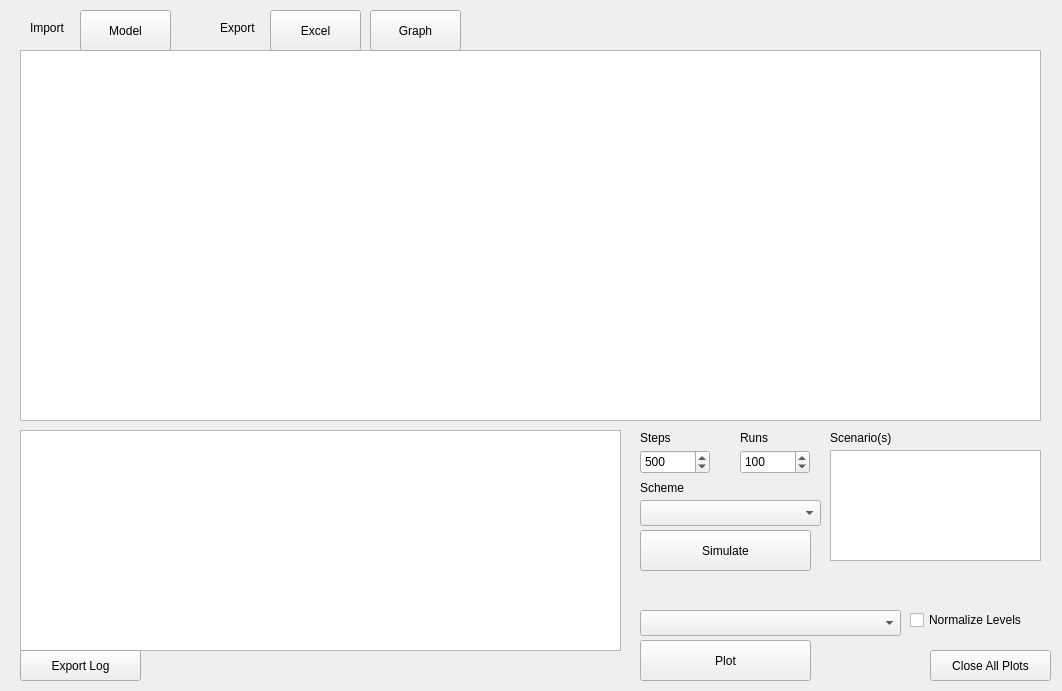
<?xml version="1.0" encoding="UTF-8"?>
<ui version="4.0">
 <class>MainWindow</class>
 <widget class="QMainWindow" name="MainWindow">
  <property name="geometry">
   <rect>
    <x>0</x>
    <y>0</y>
    <width>1062</width>
    <height>691</height>
   </rect>
  </property>
  <property name="windowTitle">
   <string>DiSH</string>
  </property>
  <property name="toolButtonStyle">
   <enum>Qt::ToolButtonIconOnly</enum>
  </property>
  <widget class="QWidget" name="centralwidget">
   <widget class="QTableView" name="tv_influenceSet_view">
    <property name="geometry">
     <rect>
      <x>20</x>
      <y>50</y>
      <width>1021</width>
      <height>371</height>
     </rect>
    </property>
    <property name="editTriggers">
     <set>QAbstractItemView::AnyKeyPressed|QAbstractItemView::DoubleClicked|QAbstractItemView::EditKeyPressed</set>
    </property>
    <property name="alternatingRowColors">
     <bool>true</bool>
    </property>
    <attribute name="verticalHeaderVisible">
     <bool>true</bool>
    </attribute>
    <attribute name="verticalHeaderCascadingSectionResizes">
     <bool>false</bool>
    </attribute>
   </widget>
   <widget class="QPushButton" name="btn_exportGraph">
    <property name="geometry">
     <rect>
      <x>370</x>
      <y>10</y>
      <width>91</width>
      <height>41</height>
     </rect>
    </property>
    <property name="text">
     <string>Graph</string>
    </property>
    <property name="default">
     <bool>false</bool>
    </property>
    <property name="flat">
     <bool>false</bool>
    </property>
   </widget>
   <widget class="QPushButton" name="btn_saveModelFile">
    <property name="geometry">
     <rect>
      <x>270</x>
      <y>10</y>
      <width>91</width>
      <height>41</height>
     </rect>
    </property>
    <property name="text">
     <string>Excel</string>
    </property>
   </widget>
   <widget class="QPushButton" name="btn_browseModelFile">
    <property name="geometry">
     <rect>
      <x>80</x>
      <y>10</y>
      <width>91</width>
      <height>41</height>
     </rect>
    </property>
    <property name="text">
     <string>Model</string>
    </property>
   </widget>
   <widget class="QTextBrowser" name="tb_console">
    <property name="geometry">
     <rect>
      <x>20</x>
      <y>430</y>
      <width>601</width>
      <height>221</height>
     </rect>
    </property>
   </widget>
   <widget class="QLabel" name="lbl_export">
    <property name="geometry">
     <rect>
      <x>220</x>
      <y>20</y>
      <width>51</width>
      <height>16</height>
     </rect>
    </property>
    <property name="text">
     <string>Export</string>
    </property>
    <property name="alignment">
     <set>Qt::AlignLeading|Qt::AlignLeft|Qt::AlignVCenter</set>
    </property>
   </widget>
   <widget class="QPushButton" name="btn_saveOutputLog">
    <property name="geometry">
     <rect>
      <x>20</x>
      <y>650</y>
      <width>121</width>
      <height>31</height>
     </rect>
    </property>
    <property name="text">
     <string>Export Log</string>
    </property>
   </widget>
   <widget class="QLabel" name="lbl_scenario">
    <property name="geometry">
     <rect>
      <x>830</x>
      <y>430</y>
      <width>71</width>
      <height>16</height>
     </rect>
    </property>
    <property name="text">
     <string>Scenario(s)</string>
    </property>
   </widget>
   <widget class="QLabel" name="lbl_runs">
    <property name="geometry">
     <rect>
      <x>740</x>
      <y>430</y>
      <width>71</width>
      <height>16</height>
     </rect>
    </property>
    <property name="text">
     <string>Runs</string>
    </property>
    <property name="alignment">
     <set>Qt::AlignLeading|Qt::AlignLeft|Qt::AlignVCenter</set>
    </property>
   </widget>
   <widget class="QLabel" name="lbl_steps">
    <property name="geometry">
     <rect>
      <x>640</x>
      <y>430</y>
      <width>91</width>
      <height>16</height>
     </rect>
    </property>
    <property name="text">
     <string>Steps</string>
    </property>
    <property name="alignment">
     <set>Qt::AlignLeading|Qt::AlignLeft|Qt::AlignVCenter</set>
    </property>
   </widget>
   <widget class="QCheckBox" name="chk_normalize">
    <property name="geometry">
     <rect>
      <x>910</x>
      <y>610</y>
      <width>131</width>
      <height>20</height>
     </rect>
    </property>
    <property name="text">
     <string>Normalize Levels</string>
    </property>
    <property name="checked">
     <bool>false</bool>
    </property>
   </widget>
   <widget class="QPushButton" name="btn_simulate">
    <property name="geometry">
     <rect>
      <x>640</x>
      <y>530</y>
      <width>171</width>
      <height>41</height>
     </rect>
    </property>
    <property name="text">
     <string>Simulate</string>
    </property>
   </widget>
   <widget class="QListWidget" name="lw_scenario">
    <property name="geometry">
     <rect>
      <x>830</x>
      <y>450</y>
      <width>211</width>
      <height>111</height>
     </rect>
    </property>
    <property name="verticalScrollBarPolicy">
     <enum>Qt::ScrollBarAsNeeded</enum>
    </property>
    <property name="selectionMode">
     <enum>QAbstractItemView::MultiSelection</enum>
    </property>
    <property name="resizeMode">
     <enum>QListView::Adjust</enum>
    </property>
   </widget>
   <widget class="QComboBox" name="cb_scheme">
    <property name="geometry">
     <rect>
      <x>640</x>
      <y>500</y>
      <width>181</width>
      <height>26</height>
     </rect>
    </property>
    <property name="currentText">
     <string/>
    </property>
   </widget>
   <widget class="QSpinBox" name="sb_runs">
    <property name="geometry">
     <rect>
      <x>740</x>
      <y>450</y>
      <width>70</width>
      <height>24</height>
     </rect>
    </property>
    <property name="minimum">
     <number>1</number>
    </property>
    <property name="maximum">
     <number>10000</number>
    </property>
    <property name="singleStep">
     <number>10</number>
    </property>
    <property name="value">
     <number>100</number>
    </property>
   </widget>
   <widget class="QComboBox" name="cb_plotElement">
    <property name="geometry">
     <rect>
      <x>640</x>
      <y>610</y>
      <width>261</width>
      <height>26</height>
     </rect>
    </property>
    <property name="insertPolicy">
     <enum>QComboBox::InsertAlphabetically</enum>
    </property>
   </widget>
   <widget class="QSpinBox" name="sb_steps">
    <property name="geometry">
     <rect>
      <x>640</x>
      <y>450</y>
      <width>70</width>
      <height>24</height>
     </rect>
    </property>
    <property name="minimum">
     <number>1</number>
    </property>
    <property name="maximum">
     <number>50000</number>
    </property>
    <property name="singleStep">
     <number>100</number>
    </property>
    <property name="value">
     <number>500</number>
    </property>
   </widget>
   <widget class="QPushButton" name="btn_plot">
    <property name="geometry">
     <rect>
      <x>640</x>
      <y>640</y>
      <width>171</width>
      <height>41</height>
     </rect>
    </property>
    <property name="text">
     <string>Plot</string>
    </property>
   </widget>
   <widget class="QLabel" name="lbl_import">
    <property name="geometry">
     <rect>
      <x>30</x>
      <y>20</y>
      <width>51</width>
      <height>16</height>
     </rect>
    </property>
    <property name="text">
     <string>Import</string>
    </property>
    <property name="alignment">
     <set>Qt::AlignLeading|Qt::AlignLeft|Qt::AlignVCenter</set>
    </property>
   </widget>
   <widget class="QPushButton" name="btn_closePlots">
    <property name="geometry">
     <rect>
      <x>930</x>
      <y>650</y>
      <width>121</width>
      <height>31</height>
     </rect>
    </property>
    <property name="text">
     <string>Close All Plots</string>
    </property>
   </widget>
   <widget class="QLabel" name="lbl_plotting">
    <property name="geometry">
     <rect>
      <x>640</x>
      <y>590</y>
      <width>411</width>
      <height>16</height>
     </rect>
    </property>
    <property name="text">
     <string/>
    </property>
    <property name="alignment">
     <set>Qt::AlignLeading|Qt::AlignLeft|Qt::AlignVCenter</set>
    </property>
   </widget>
   <widget class="QLabel" name="lbl_scheme">
    <property name="geometry">
     <rect>
      <x>640</x>
      <y>480</y>
      <width>71</width>
      <height>16</height>
     </rect>
    </property>
    <property name="text">
     <string>Scheme</string>
    </property>
    <property name="alignment">
     <set>Qt::AlignLeading|Qt::AlignLeft|Qt::AlignVCenter</set>
    </property>
   </widget>
  </widget>
 </widget>
 <resources/>
 <connections/>
</ui>
